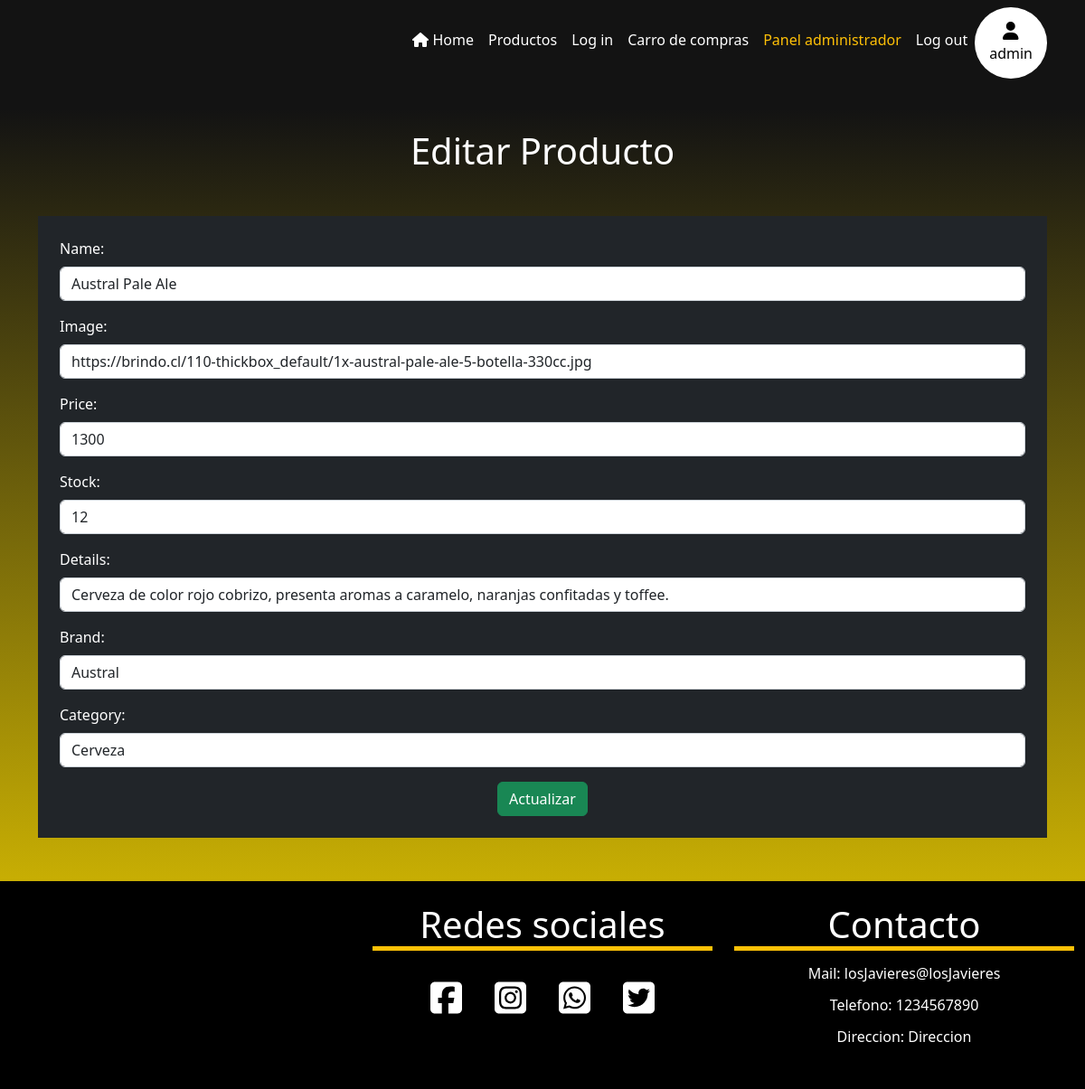
Before: /products/editProduct/4 (signed in) with the older database file.
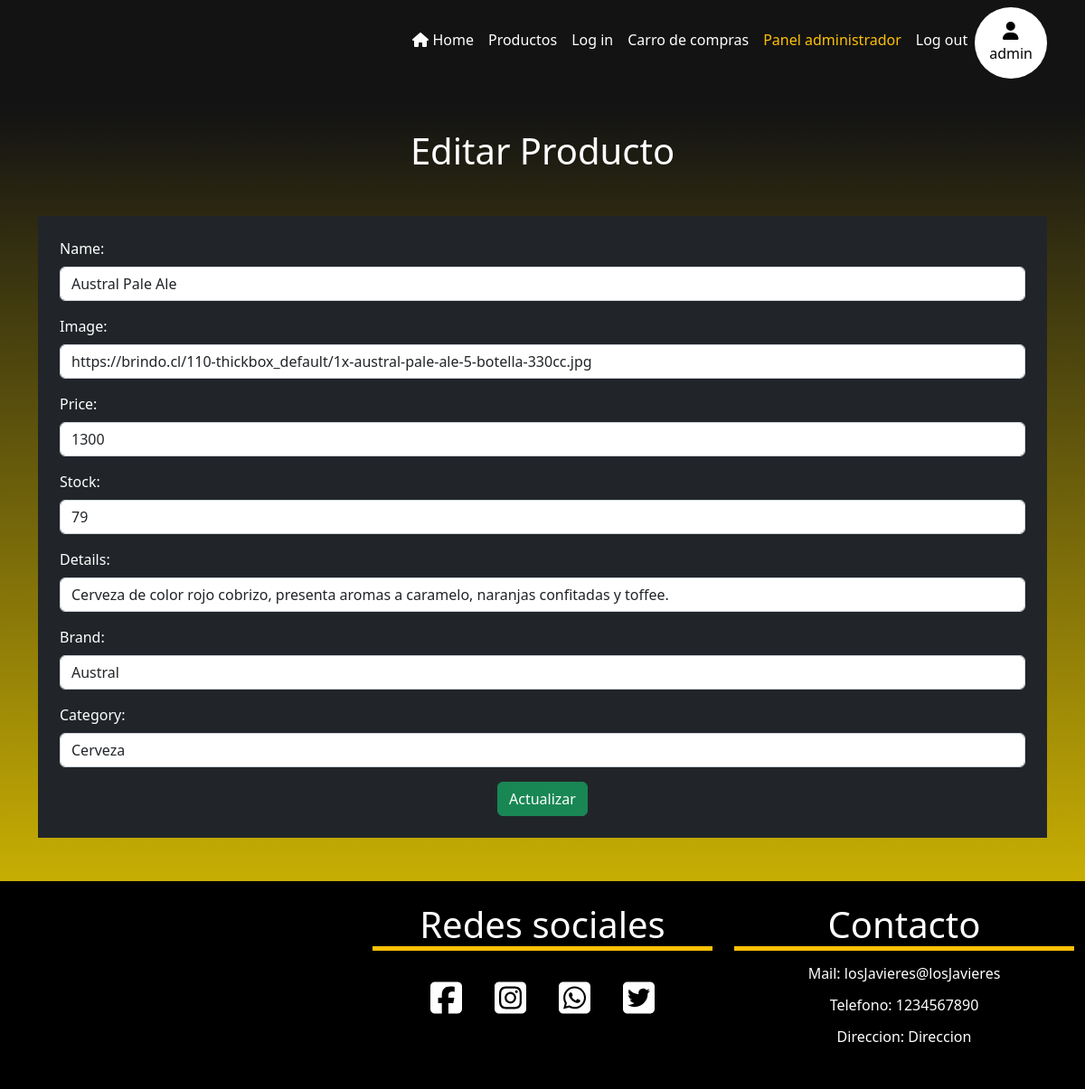
After: the same page with the newer database file.
### Botilleria/models.py (models this page shows)
class Product(models.Model):
    try:
        name = models.CharField(max_length=100)
        image = models.CharField(max_length=500)
        price = models.IntegerField()
        stock = models.IntegerField()
        min_stock = models.IntegerField(default=10)
        details = models.CharField(max_length=500)
        brand = models.CharField(max_length=50)
        category = models.CharField(max_length=100)
        class Meta:
            ordering = ['id']
    except Exception as e:
        print('Modelo no creado: ', e)

### Botilleria/views.py (the view)
# urls.py: path('products/editProduct/<int:pk>',
@login_required
def editProduct(request, pk):
    try:
        product = get_object_or_404(Product, pk=pk)
        if request.method == 'POST':
            form = ProductForm(request.POST, instance=product)
            if form.is_valid():
                product = form.save(commit=False)
                product.save()
                messages.success(request, 'Producto modificado')
                return redirect('administrator')
        else:
            form = ProductForm(instance=product)
        return render(request, 'Products/editProduct.html', {'form': form})
    except Exception as e:
        print('producto no editado', e)

### Botilleria/context_processors.py (called while the page is built)
def totalPrice(request):
    totalCarrito = 0
    if 'cart' in request.session:
        for key, value in request.session['cart'].items():
            totalCarrito += int(value['price'])
    return {'totalPrice': totalCarrito}

### Botilleria/templates/Products/editProduct.html
{% extends '../layout/base.html' %} {% block content %}
<h1 class="text-center my-5">Editar Producto</h1>
<section class="container">
  <form method="POST" class="bg-dark container p-4 text-white">
    {% csrf_token %} {{ form.as_p }}
    <div class="text-center">
      <button type="submit" class="btn btn-success">Actualizar</button>
    </div>
  </form>
</section>
{% endblock %}

### Botilleria/templates/layout/base.html (shortened to what this page needs)
{% load static %}
<!DOCTYPE html>
<html lang="en">
<head>
  <link href="https://cdn.jsdelivr.net/npm/bootstrap@5.2.1/dist/css/bootstrap.min.css" rel="stylesheet"
 />
  <link rel="stylesheet" href="{% static 'css/style.css' %}" />
</head>
<body>
  <header>
    <nav class="navbar navbar-expand-lg navbar-dark">
      <div class="container">
        <div class="collapse navbar-collapse" id="navbarSupportedContent">
          <ul class="navbar-nav ms-auto mb-2 mb-lg-0">
            <li class="nav-item pt-3">
              <a class="nav-link active" aria-current="page" href="{% url 'home' %}"><i
                  class="fa-solid fa-house me-1"></i></i>Home</a>
            </li>
            <li class="nav-item pt-3">
              <a class="nav-link active" href="{% url 'products' %}">Productos</a>
            </li>
            <li class="nav-item pt-3">
              <a class="nav-link active" href="{% url 'login' %}">Log in</a>
            </li>
            <li class="nav-item pt-3">
              <a class="nav-link active" href="{% url 'cart' %}"></i>Carro de compras
              </a>
            </li>
            {% if user.is_superuser %}
            <li class="nav-item pt-3">
              <a class="nav-link text-warning" href="{% url 'administrator' %}">Panel administrador</a>
            </li>
            {% endif %}
            {% if user.is_authenticated %}
            <li class="nav-item pt-3">
              <a class="nav-link active" href="{% url 'logout' %}">Log out</a>
            </li>
            <li class="nav-item bg-white rounded-circle">
              <h5 class="text-center m-0"><i class="fa-solid fa-user text-black pt-3"></i></h5>
              <p class="text-black px-3">{{request.user}}</span>
            </li>
            {% endif %}
          </ul>
        </div>
      </div>
    </nav>
  </header>
  {% block content %} {% endblock %}
  <footer class="footer mt-5">
    <div class="row mx-auto">
      <div class="col-12 col-sm-4 col-md-4 col-lg-4 col-xl-4">
      </div>
      <div class="col-12 col-sm-4 col-md-4 col-lg-4 col-xl-4">
        <h1 class="text-center text-white mt-4 border-bottom border-5 border-warning">Redes sociales</h1>
        <div class="row mt-3">
          <div class="container text-center">
            <i class="fa-brands fa-square-facebook text-white h1 m-3"></i>
            <i class="fa-brands fa-square-instagram text-white h1 m-3"></i>
            <i class="fa-brands fa-square-whatsapp text-white h1 m-3"></i>
            <i class="fa-brands fa-square-twitter text-white h1 m-3"></i>
          </div>
        </div>
      </div>
      <div class="col-12 col-sm-4 col-md-4 col-lg-4 col-xl-4">
        <h1 class="text-center text-white mt-4 border-bottom border-5 border-warning">Contacto</h1>
        <h6 class="text-white text-center mt-3">
          Mail: losJavieres@losJavieres
        </h6>
        <h6 class="text-white text-center mt-3">Telefono: 1234567890</h6>
        <h6 class="text-white text-center mt-3">Direccion: Direccion</h6>
      </div>
    </div>
  </footer>
</body>
</html>

### Botilleria/static/css/style.css (style rules this page uses)
body { background: linear-gradient(rgb(19, 19, 19) 10%, rgb(223, 194, 1) 90%); box-sizing: content-box; min-height: 100vh; }
.navbar { background: rgb(19, 19, 19); }
.footer { background: black; width: 100%; height: 230px; }
h1 { color: white; }

Changed rows visible on the page:
changed Product "Austral Pale Ale": stock "12" → "79"
